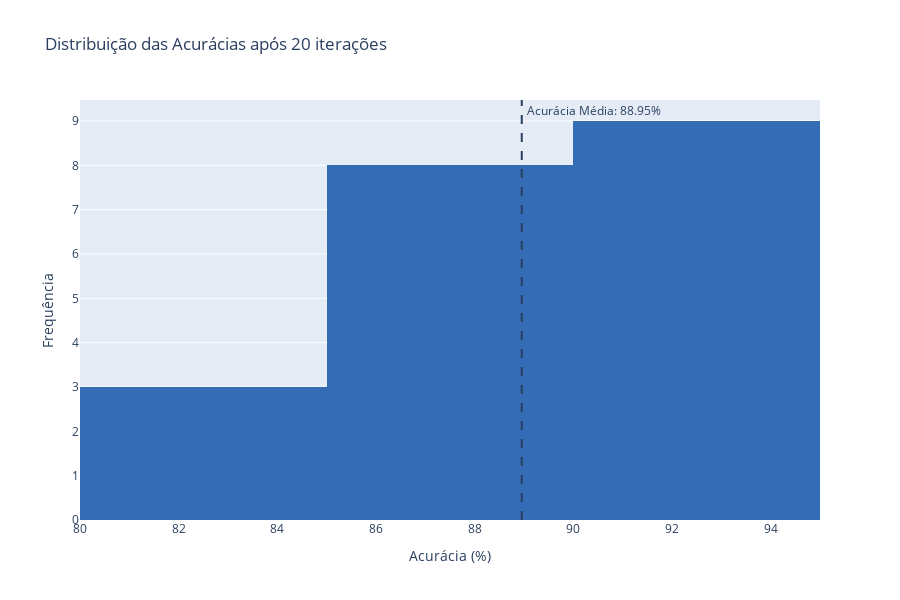

Notebook code cell kept with this figure:
### Code cell
plot_accuracies(knn_imb_res, export=False, filename='knn_imb_acc', path='../figs/metrics_ensemble')

### Figure 1 — Plotly figure (JSON) as saved in the notebook; plotly's stock layout.template omitted (floating-point values rounded to 4 significant figures)
{"data": [{"marker": {"color": "#346CB5"}, "nbinsx": 5, "type": "histogram", "x": [92.19, 93.75, 82.81, 87.5, 87.5, 89.06, 90.62, 93.75, 87.3, 84.13, 82.54, 92.06, 93.65, 90.48, 87.3, 92.06, 87.3, 90.48, 85.71, 88.89]}], "layout": {"annotations": [{"showarrow": false, "text": " Acurácia Média: 88.95%", "x": 88.95, "xanchor": "left", "xref": "x", "y": 1, "yanchor": "top", "yref": "y domain"}], "autosize": true, "height": 600, "shapes": [{"line": {"dash": "dash"}, "type": "line", "x0": 88.95, "x1": 88.95, "xref": "x", "y0": 0, "y1": 1, "yref": "y domain"}], "title": {"text": "Distribuição das Acurácias após 20 iterações"}, "xaxis": {"title": {"text": "Acurácia (%)"}}, "yaxis": {"title": {"text": "Frequência"}}}}
